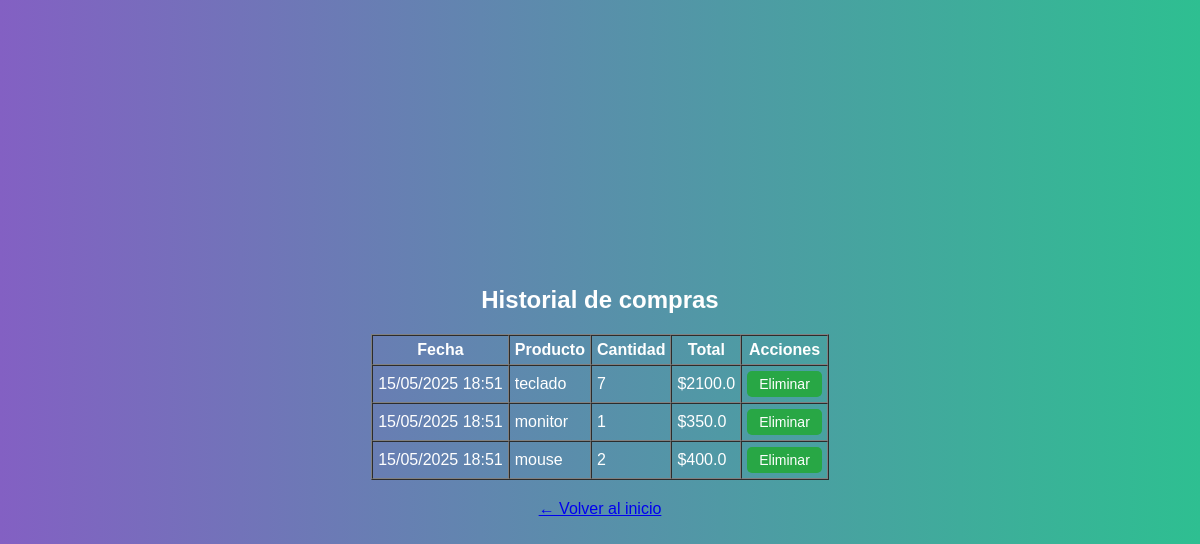
The app's page /mis_compras (signed in), older data.
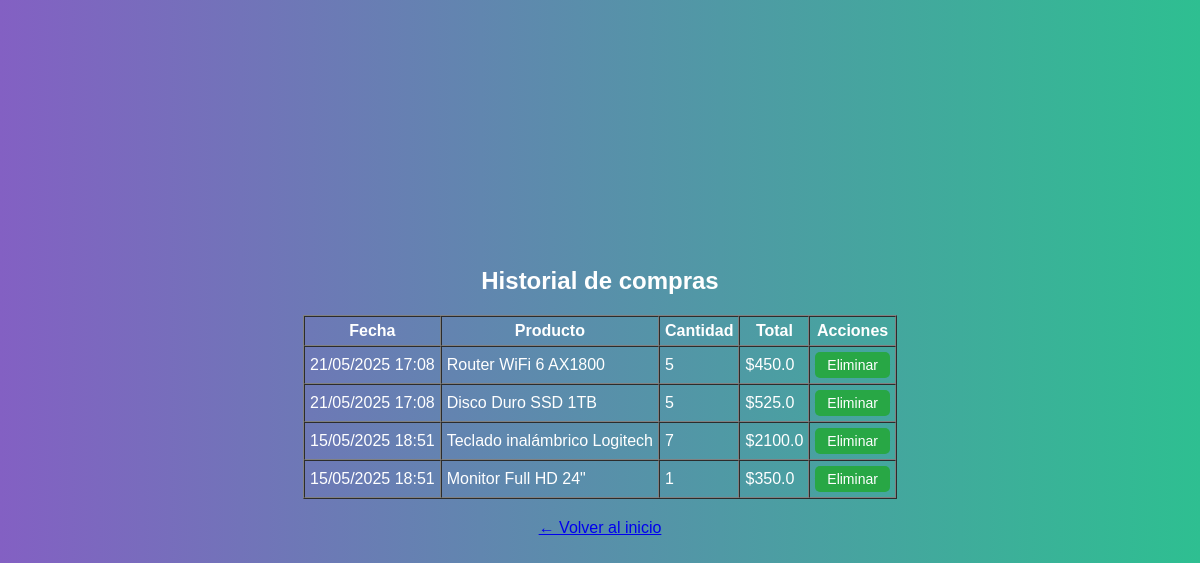
The same page, newer data.
### app/models.py (models this page shows, shortened)
class Venta(db.Model):
    id = db.Column(db.Integer, primary_key=True)
    producto_id = db.Column(db.Integer, db.ForeignKey('producto.id'), nullable=False)    # Producto vendido
    usuario_id = db.Column(db.Integer, db.ForeignKey('user.id'), nullable=False)         # Usuario que realizo la compra
    cantidad = db.Column(db.Integer, nullable=False)
    total = db.Column(db.Float, nullable=False)                                          # Total de la venta
    fecha = db.Column(db.DateTime, default=datetime.utcnow)                              # Fecha y hora de la venta

class Producto(db.Model):
    id = db.Column(db.Integer, primary_key=True)
    nombre = db.Column(db.String(100), nullable=False)
    descripcion = db.Column(db.String(200))
    precio = db.Column(db.Float, nullable=False)             # Precio de venta
    costo_proveedor = db.Column(db.Float, nullable=False)    # Costo del proveedor
    stock = db.Column(db.Integer, nullable=False)
    stock_maximo = db.Column(db.Integer, nullable=False)     # Umbral para alertas de reposicion
    proveedor_id = db.Column(db.Integer, db.ForeignKey('proveedor.id'), nullable=False)    # Relacion con proveedor
    ventas = db.relationship('Venta', backref='producto', lazy=True)      # Relacion con ventas del producto

### app/routes.py (the view)
@main.route('/mis_compras')
@login_required
def mis_compras():
    ventas = Venta.query.filter_by(usuario_id=current_user.id).order_by(Venta.fecha.desc()).all()
    return render_template('mis_compras.html', ventas=ventas)

### app/templates/mis_compras.html (shortened to what this page needs)
{% extends 'base.html' %}
{% block content %}
<h2>Historial de compras</h2>
{% if ventas %}
  <table border="1" cellpadding="5" cellspacing="0">
    <thead>
      <tr>
        <th>Fecha</th>
        <th>Producto</th>
        <th>Cantidad</th>
        <th>Total</th>
        <th>Acciones</th>
      </tr>
    </thead>
    <tbody>
      {% for venta in ventas %}
      <tr>
        <td>{{ venta.fecha.strftime('%d/%m/%Y %H:%M') }}</td>
        <td>{{ venta.producto.nombre }}</td>
        <td>{{ venta.cantidad }}</td>
        <td>${{ venta.total }}</td>
        <td style="text-align: center;">
          <form action="{{ url_for('main.eliminar_compra', id=venta.id) }}" method="POST" class="inline-form">
            <button type="submit" class="boton-accion" onclick="return confirm('¿Eliminar esta compra?');">Eliminar</button>
          </form>
        </td>
      </tr>
      {% endfor %}
    </tbody>
  </table>
{% else %}
  <p>No has realizado compras aún.</p>
{% endif %}
<p style="text-align: center; margin-top: 20px;">
  <a href="{{ url_for('main.dashboard') }}">← Volver al inicio</a>
</p>
{% endblock %}

### app/templates/base.html (shortened to what this page needs)
<!doctype html>
<html lang="en">
<head>
    <link rel="stylesheet" href="{{ url_for('static', filename='styles.css') }}">
    <link rel="stylesheet" href="https://cdnjs.cloudflare.com/ajax/libs/animate.css/4.1.1/animate.min.css" />
</head>
<body>
    {% block content %}{% endblock %}
</body>
</html>

### app/static/styles.css (style rules this page uses)
body { margin: 0; padding: 0; font-family: 'Arial', sans-serif; background: linear-gradient(to right, #8360c3, #2ebf91); color: #fff; min-height: 100vh; display: flex; flex-direction: column; align-items: center; justify-content: center; }
form { background: rgba(0, 0, 0, 0.6); padding: 2rem; border-radius: 10px; box-shadow: 0 0 10px rgba(0,0,0,0.5); animation: fadeIn 1s ease-in-out; }
button { background-color: #2ebf91; border: none; padding: 0.7rem 1.5rem; border-radius: 5px; cursor: pointer; color: white; font-size: 1rem; transition: background-color 0.3s ease; }
.boton-accion { background-color: #28a745; color: white; border: none; padding: 5px 12px; border-radius: 5px; cursor: pointer; font-size: 14px; transition: background-color 0.2s ease; }
form.inline-form { display: inline; margin: 0; padding: 0; box-shadow: none; }

Row changes from the older to the newer data that the page shows:
removed Venta: fecha "15/05/2025 18:51", producto.nombre "mouse", cantidad "2", total "400.0"
added Venta: fecha "21/05/2025 17:08", producto.nombre "Router WiFi 6 AX1800", cantidad "5", total "450.0"
added Venta: fecha "21/05/2025 17:08", producto.nombre "Disco Duro SSD 1TB", cantidad "5", total "525.0"
changed through a linked row, Venta: producto.nombre "teclado" → "Teclado inalámbrico Logitech"
changed through a linked row, Venta: producto.nombre "monitor" → "Monitor Full HD 24\""
